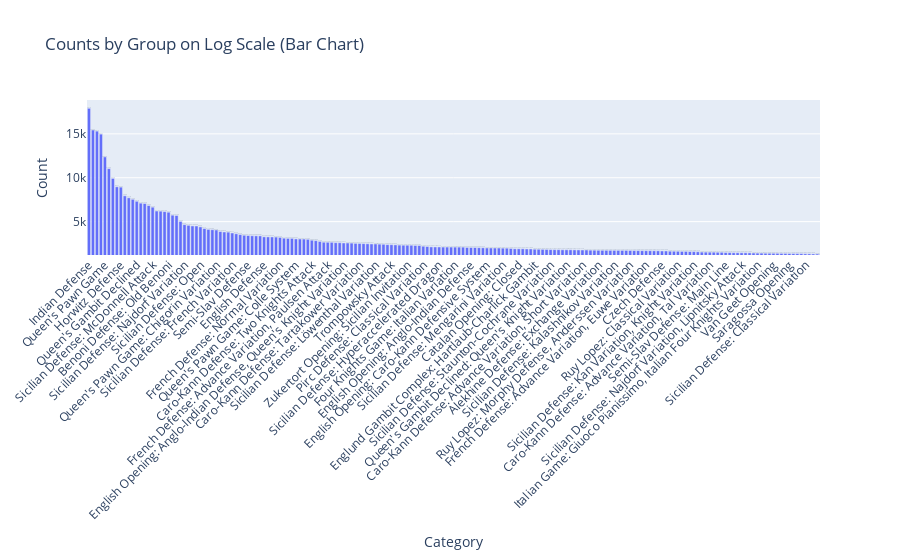

Notebook code cell kept with this figure:
### Code cell
category_counts = category_counts.sort_values(by='counts', ascending=False)
fig = px.bar(
    category_counts,
    x='Opening',
    y='counts',  # Use original count values for y-axis
    text='counts',
    title='Counts by Group on Log Scale (Bar Chart)',
    labels={'counts': 'Log(counts)'},
)
# Apply log scale to the y-axis
fig.update_yaxes()
# Customize the layout
fig.update_layout(
    xaxis_title='Category',
    yaxis_title='Count',
    xaxis_tickangle=-45,  # Rotate x-axis labels for better visibility
)
# Show the bar chart
fig.show()
plt.show(fig)

### Figure 1 — Plotly figure (JSON) as saved in the notebook; plotly's stock layout.template omitted (floating-point values rounded to 4 significant figures; data arrays with more than 128 entries replaced by an {"elided": "..."} marker saying what was removed)
{"data": [{"alignmentgroup": "True", "hovertemplate": "Opening=%{x}<br>Log(counts)=%{text}<extra></extra>", "legendgroup": "", "marker": {"color": "#636efa", "pattern": {"shape": ""}}, "name": "", "offsetgroup": "", "orientation": "v", "showlegend": false, "text": {"elided": "2572 int values"}, "textposition": "auto", "type": "bar", "x": {"elided": "2572 str values"}, "xaxis": "x", "y": {"elided": "2572 int values"}, "yaxis": "y"}], "layout": {"autosize": true, "barmode": "relative", "legend": {"tracegroupgap": 0}, "title": {"text": "Counts by Group on Log Scale (Bar Chart)"}, "xaxis": {"anchor": "y", "autorange": false, "domain": [0, 1], "range": [-0.5, 183.7], "tickangle": -45, "title": {"text": "Category"}, "type": "category"}, "yaxis": {"anchor": "x", "autorange": false, "domain": [0, 1], "range": [1198.0, 18860.0], "title": {"text": "Count"}, "type": "linear"}}}
